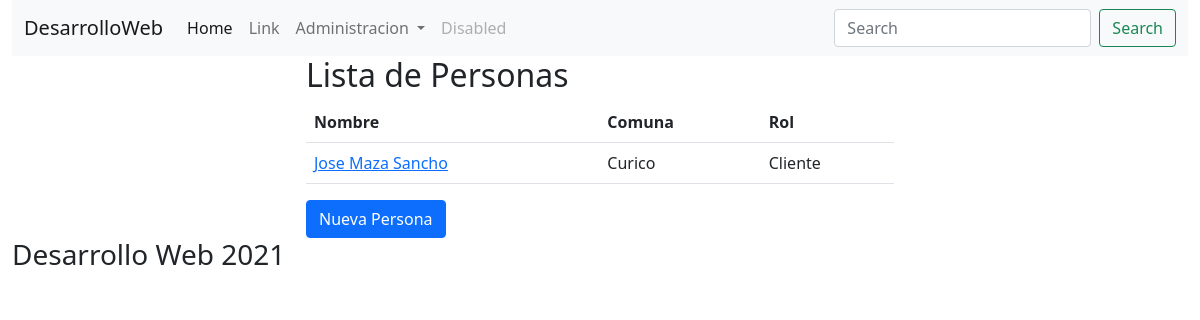
The page /personas/index.php on the database as committed earlier.
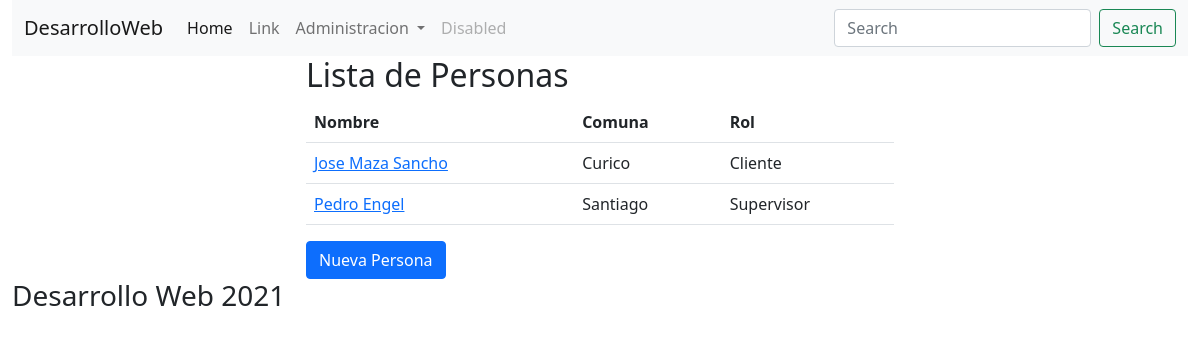
The same page on the database as committed later.
### tables this page shows
CREATE TABLE `personas` (
  `id` int NOT NULL AUTO_INCREMENT,
  `nombre` varchar(255) NOT NULL,
  `rut` varchar(20) NOT NULL,
  `email` varchar(255) NOT NULL,
  `direccion` varchar(255) NOT NULL,
  `fecha_nac` date NOT NULL,
  `telefono` int NOT NULL,
  `rol_id` int NOT NULL,
  `comuna_id` int NOT NULL,
  `created_at` datetime DEFAULT NULL,
  `updated_at` datetime DEFAULT NULL,
  PRIMARY KEY (`id`),
  KEY `rol_id` (`rol_id`),
  KEY `comuna_id` (`comuna_id`),
  CONSTRAINT `personas_ibfk_1` FOREIGN KEY (`rol_id`) REFERENCES `roles` (`id`),
  CONSTRAINT `personas_ibfk_2` FOREIGN KEY (`comuna_id`) REFERENCES `comunas` (`id`)
);

CREATE TABLE `comunas` (
  `id` int NOT NULL AUTO_INCREMENT,
  `nombre` varchar(255) NOT NULL,
  `region_id` int NOT NULL,
  `created_at` datetime DEFAULT NULL,
  `updated_at` datetime DEFAULT NULL,
  PRIMARY KEY (`id`),
  KEY `region` (`region_id`),
  CONSTRAINT `comunas_ibfk_1` FOREIGN KEY (`region_id`) REFERENCES `regiones` (`id`)
);

CREATE TABLE `roles` (
  `id` int NOT NULL AUTO_INCREMENT,
  `nombre` varchar(255) NOT NULL,
  `created_at` datetime DEFAULT NULL,
  `updated_at` datetime DEFAULT NULL,
  PRIMARY KEY (`id`)
);

### personas/index.php (the view, shortened to what this page needs)
<?php
    require('../class/conexion.php');
    $res = $mbd->query("SELECT p.id, p.nombre, r.nombre as rol, c.nombre as comuna FROM personas p INNER JOIN roles r ON p.rol_id = r.id INNER JOIN comunas c ON p.comuna_id = c.id ORDER BY p.nombre");
    $personas = $res->fetchall();
?>
<!DOCTYPE html>
<html lang="en">
<head>
    <link href="https://cdn.jsdelivr.net/npm/bootstrap@5.0.0-beta3/dist/css/bootstrap.min.css" rel="stylesheet">
</head>
<body>
    <div class="container-fluid">
        <header>
            <?php include('../partials/menu.php'); ?>
        </header>
        <section>
            <div class="col-md-6 offset-md-3">
                <h2>Lista de Personas</h2>
                <?php if(count($personas)): ?>
                    <table class="table table-hover">
                        <tr>
                            <th>Nombre</th>
                            <th>Comuna</th>
                            <th>Rol</th>
                        </tr>
                        <?php foreach($personas as $persona): ?>
                            <tr>
                                <td>
                                    <a href="show.php?id=<?php echo $persona['id']; ?>">
                                        <?php echo $persona['nombre']; ?>
                                    </a>
                                </td>
                                <td><?php echo $persona['comuna']; ?></td>
                                <td><?php echo $persona['rol']; ?></td>
                            </tr>
                        <?php endforeach; ?>
                    </table>
                <?php else: ?>
                    <p class="text-info">
                        No hay personas registradas
                    </p>
                <?php endif; ?>
                <a href="add.php" class="btn btn-primary"> Nueva Persona </a>
            </div>
        </section>
        <footer>
            <h3>Desarrollo Web 2021</h3>
        </footer>
    </div>
</body>
</html>

Rows that differ between the two databases and show on the page:
added personas: nombre "Pedro Engel", comuna.nombre "Santiago", rol.nombre "Supervisor"
